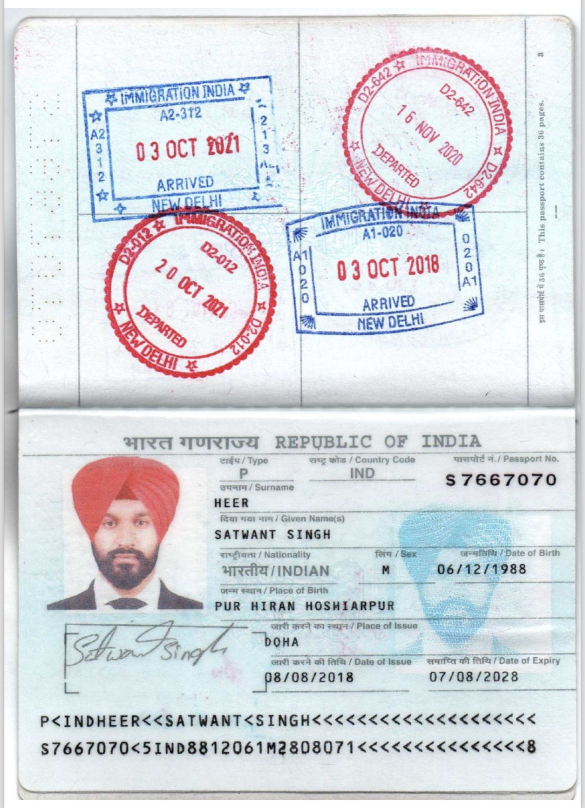
#> input picture backend/image_2cbbaf.jpg, 1170 x 1616 px (shown at 1/2 size)
$ python imagecheck.py
#> lines starting #> are read from the running program, lines starting #| are printed output that depends on the picture
import os
import cv2

def generate_xai_annotated_image():
    # Detect uploaded passport image in directory
    possible_names = ["image_2cbbaf.jpg", "real_passport.jpg", "real_passport_input.jpg"]
    input_path = None

    for name in possible_names:
        if os.path.exists(name):
            input_path = name
            break

    if not input_path:
        print("ERROR: No passport image found! Please place 'image_2cbbaf.jpg' in this folder.")
        return

    # Read image securely
    img = cv2.imread(input_path)
#> img is the input picture: shape (1616, 1170, 3); mean B, G, R 223.1, 218, 214.4
    if img is None:
        print(f"ERROR: OpenCV failed to read file path: '{input_path}'")
        return

    output = img.copy()

    # Drawing color & text parameters (BGR format)
    red_color = (0, 0, 255)
    white_color = (255, 255, 255)
    thickness = 4

    # 1. Top-Left Blue Stamp Box (03 OCT 2021)
    x1, y1, w1, h1 = 130, 95, 330, 175
    cv2.rectangle(output, (x1, y1), (x1 + w1, y1 + h1), red_color, thickness)
    cv2.rectangle(output, (x1, y1 - 35), (x1 + 420, y1), red_color, -1)
    cv2.putText(output, "TAMPER DETECTED: Stamp Forgery / Overlaid Date", (x1 + 8, y1 - 10),
                cv2.FONT_HERSHEY_SIMPLEX, 0.48, white_color, 2, cv2.LINE_AA)

    # 2. Top-Right Passport Number Box (S7667070)
    x2, y2, w2, h2 = 745, 570, 215, 50
    cv2.rectangle(output, (x2, y2), (x2 + w2, y2 + h2), red_color, thickness)
    cv2.rectangle(output, (x2 - 180, y2 - 35), (x2 + w2, y2), red_color, -1)
    cv2.putText(output, "TAMPER DETECTED: Font Mismatch", (x2 - 170, y2 - 10),
                cv2.FONT_HERSHEY_SIMPLEX, 0.48, white_color, 2, cv2.LINE_AA)

    # 3. Primary Portrait Photo Swap Box (Bottom-Left)
    x3, y3, w3, h3 = 75, 560, 275, 200
    cv2.rectangle(output, (x3, y3), (x3 + w3, y3 + h3), red_color, thickness)
    cv2.rectangle(output, (x3, y3 - 35), (x3 + 370, y3), red_color, -1)
    cv2.putText(output, "TAMPER DETECTED: Photo Swap Cut", (x3 + 8, y3 - 10),
                cv2.FONT_HERSHEY_SIMPLEX, 0.48, white_color, 2, cv2.LINE_AA)

    # 4. Ghost Watermark Photo Box (Bottom-Right)
    x4, y4, w4, h4 = 665, 620, 260, 190
    cv2.rectangle(output, (x4, y4), (x4 + w4, y4 + h4), red_color, thickness)
    cv2.rectangle(output, (x4, y4 + h4), (x4 + 430, y4 + h4 + 35), red_color, -1)
    cv2.putText(output, "TAMPER DETECTED: Ghost Photo Discontinuity", (x4 + 8, y4 + h4 + 23),
                cv2.FONT_HERSHEY_SIMPLEX, 0.48, white_color, 2, cv2.LINE_AA)
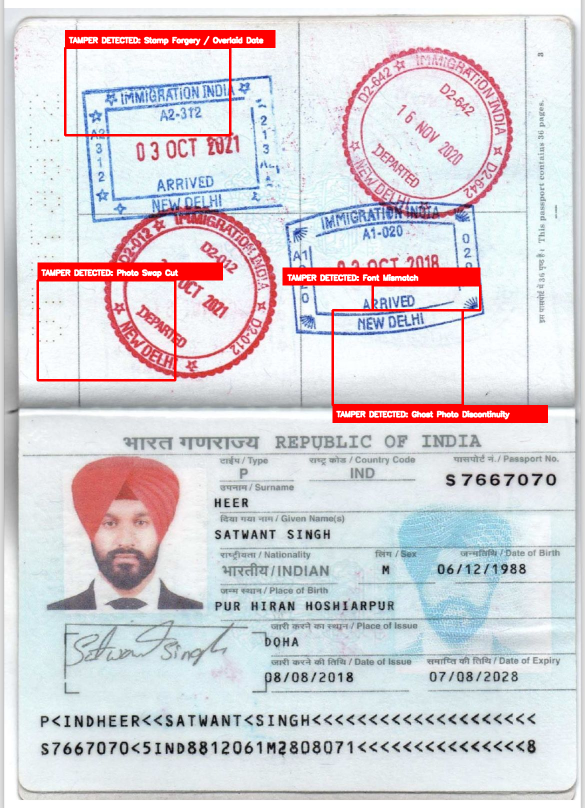
#> output: shape (1616, 1170, 3) (shown at 1/2 size); mean B, G, R 215.8, 210.8, 215.4

    # Save output annotated image
    output_path = "passport_xai_annotated.jpg"
    cv2.imwrite(output_path, output)
    print(f"SUCCESS: Created annotated visual output '{output_path}' from source '{input_path}'!")

if __name__ == "__main__":
    generate_xai_annotated_image()

$ run again, with backend/image.png saved as backend/image_2cbbaf.jpg
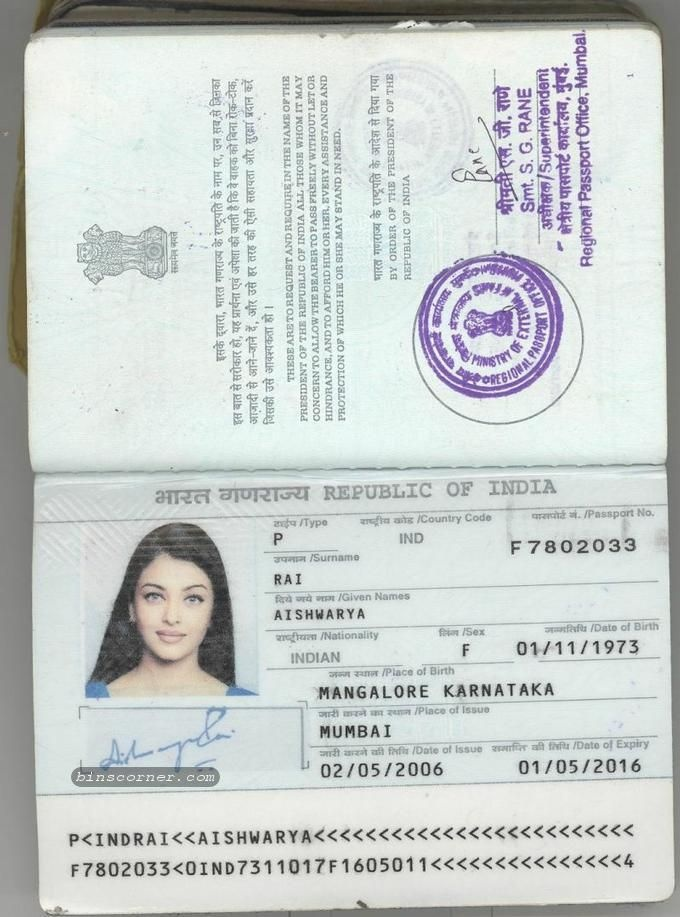
#> input picture backend/image.png, 680 x 917 px
#> in generate_xai_annotated_image, img is the input picture: shape (917, 680, 3); mean B, G, R 204.5, 206.3, 200.9
#> in generate_xai_annotated_image, `cv2.rectangle(output, (x4, y4 + h4), (x4 + 430, y4 + h4 + 35), red_col..`:
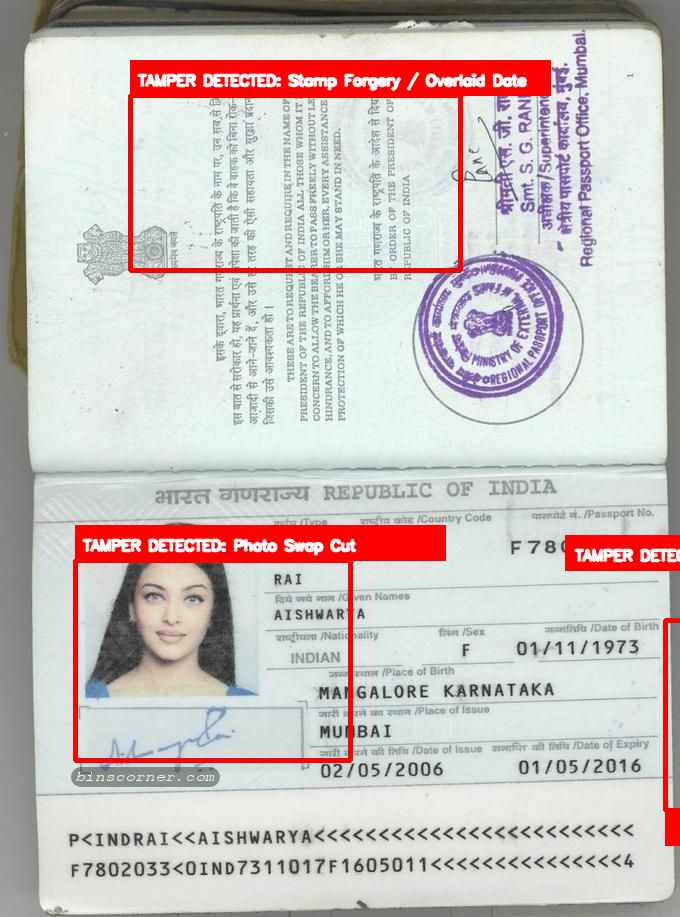
#> output: shape (917, 680, 3); mean B, G, R 192.9, 194.6, 204.2
